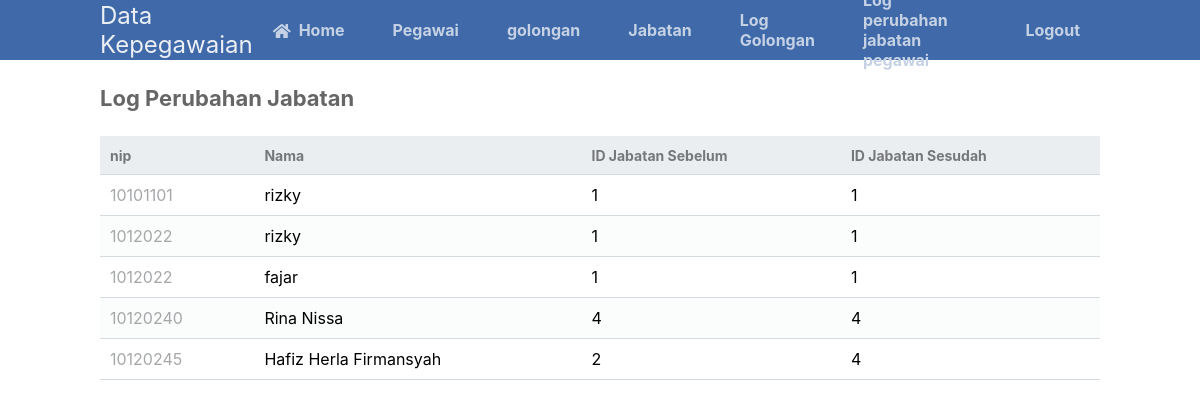
The page /log_jabatan.php (signed in) on the database its author committed.
### tables this page shows
CREATE TABLE `log_perubahan_jabatan_pegawai` (
  `nip` varchar(8) NOT NULL,
  `nama` varchar(50) NOT NULL,
  `id_jabatan_sebelum` int(2) NOT NULL,
  `id_jabatan_sesudah` int(2) NOT NULL,
  `tanggal_perubahan` date NOT NULL
);

### log_jabatan.php (the view, shortened to what this page needs)
<?php
include 'functions.php';
$pdo = pdo_connect_mysql();
$page = isset($_GET['page']) && is_numeric($_GET['page']) ? (int)$_GET['page'] : 1;
$records_per_page = 100;
$stmt = $pdo->prepare('SELECT * FROM log_perubahan_jabatan_pegawai ORDER BY nip LIMIT :current_page, :record_per_page');
$stmt->bindValue(':current_page', ($page-1)*$records_per_page, PDO::PARAM_INT);
$stmt->bindValue(':record_per_page', $records_per_page, PDO::PARAM_INT);
$stmt->execute();
$contacts = $stmt->fetchAll(PDO::FETCH_ASSOC);
?>
<?=template_header('Read')?>
<div class="content read">
	<h2>Log Perubahan Jabatan</h2>
	<table>
        <thead>
            <tr>
                <td>nip</td>
                <td>Nama</td>
                <td>ID Jabatan Sebelum</td>
                <td>ID Jabatan Sesudah</td>
            </tr>
        </thead>
        <tbody>
            <?php foreach ($contacts as $contact): ?>
            <tr>
                <td><?=$contact['nip']?></td>
                <td><?=$contact['nama']?></td>
                <td><?=$contact['id_jabatan_sebelum']?></td>
                <td><?=$contact['id_jabatan_sesudah']?></td>
            </tr>
            <?php endforeach; ?>
        </tbody>
    </table>
</div>
<?=template_footer()?>

### style.css (style rules this page uses)
* { box-sizing: border-box; font-family: -apple-system, BlinkMacSystemFont, "segoe ui", roboto, oxygen, ubuntu, cantarell, "fira sans", "droid sans", "helvetica neue", Arial, sans-serif; font-size: 16px; -webkit-font-smoothing: antialiased; -moz-osx-font-smoothing: grayscale; }
body { background-color: #FFFFFF; margin: 0; }
.content { width: 1000px; margin: 0 auto; }
.content h2 { margin: 0; padding: 25px 0; font-size: 22px; border-bottom: 1px solid #ebebeb; color: #666666; }
.read table { width: 100%; padding-top: 30px; border-collapse: collapse; }
.read table thead { background-color: #ebeef1; border-bottom: 1px solid #d3dae0; }
.read table thead td { padding: 10px; font-weight: bold; color: #767779; font-size: 14px; }
.read table tbody tr { border-bottom: 1px solid #d3dae0; }
.read table tbody tr:nth-child(even) { background-color: #fbfcfc; }
.read table tbody tr td { padding: 10px; }
.read table tbody tr td:nth-child(1) { color: #a5a7a9; }

### rows shown on the page
log_perubahan_jabatan_pegawai: nip "10101101", nama "rizky", id_jabatan_sebelum "1", id_jabatan_sesudah "1"
log_perubahan_jabatan_pegawai: nip "1012022", nama "rizky", id_jabatan_sebelum "1", id_jabatan_sesudah "1"
log_perubahan_jabatan_pegawai: nip "1012022", nama "fajar", id_jabatan_sebelum "1", id_jabatan_sesudah "1"
log_perubahan_jabatan_pegawai: nip "10120240", nama "Rina Nissa", id_jabatan_sebelum "4", id_jabatan_sesudah "4"
log_perubahan_jabatan_pegawai: nip "10120245", nama "Hafiz Herla Firmansyah", id_jabatan_sebelum "2", id_jabatan_sesudah "4"
